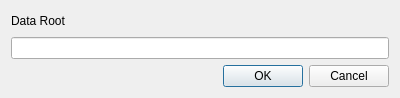
<?xml version="1.0" encoding="UTF-8"?>
<ui version="4.0">
 <class>Dialog</class>
 <widget class="QDialog" name="Dialog">
  <property name="geometry">
   <rect>
    <x>0</x>
    <y>0</y>
    <width>400</width>
    <height>98</height>
   </rect>
  </property>
  <property name="windowTitle">
   <string>Data Root Chooser</string>
  </property>
  <layout class="QGridLayout" name="gridLayout">
   <item row="1" column="0">
    <widget class="QLineEdit" name="lineEdit"/>
   </item>
   <item row="2" column="0">
    <widget class="QDialogButtonBox" name="buttonBox">
     <property name="orientation">
      <enum>Qt::Horizontal</enum>
     </property>
     <property name="standardButtons">
      <set>QDialogButtonBox::Cancel|QDialogButtonBox::Ok</set>
     </property>
    </widget>
   </item>
   <item row="0" column="0">
    <widget class="QLabel" name="label">
     <property name="text">
      <string>Data Root</string>
     </property>
    </widget>
   </item>
  </layout>
 </widget>
 <resources/>
 <connections>
  <connection>
   <sender>buttonBox</sender>
   <signal>accepted()</signal>
   <receiver>Dialog</receiver>
   <slot>accept()</slot>
   <hints>
    <hint type="sourcelabel">
     <x>248</x>
     <y>254</y>
    </hint>
    <hint type="destinationlabel">
     <x>157</x>
     <y>274</y>
    </hint>
   </hints>
  </connection>
  <connection>
   <sender>buttonBox</sender>
   <signal>rejected()</signal>
   <receiver>Dialog</receiver>
   <slot>reject()</slot>
   <hints>
    <hint type="sourcelabel">
     <x>316</x>
     <y>260</y>
    </hint>
    <hint type="destinationlabel">
     <x>286</x>
     <y>274</y>
    </hint>
   </hints>
  </connection>
 </connections>
</ui>
